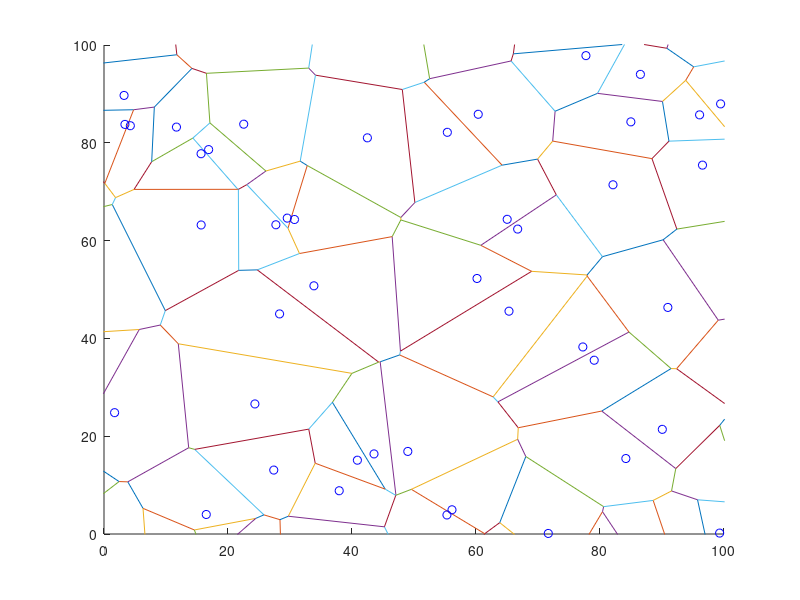

Recreate this plot in MATLAB.
%drawVoronoi : dessine une tesselation de Voronoi typique
%
%
%   ---------
%
%   author : David Legland 
%   INRA - TPV URPOI - BIA IMASTE
%   created the 15/08/2005.


%% Initialisations

% size of window
window = [0 100 0 100];

% guard area
bounds = window + [-20 20 -20 20];

% points density
lambda = .005;


%% compute diagram

% number of points
Np = round((bounds(2)-bounds(1))*(bounds(4)-bounds(3)) * lambda);

% points coordinate
x = rand(Np, 1)*(bounds(2)-bounds(1)) + bounds(1);
y = rand(Np, 1)*(bounds(4)-bounds(3)) + bounds(3);
points = [x y];


% compute Voronoi diagram
[vx vy] = voronoi(x, y);

% transform into edge format
edges = [vx(1,:)' vy(1,:)' vx(2,:)' vy(2,:)'];

%% Draw Result

% create figure
figure(1); clf;
axis(window);hold on;

% draw diagram
drawEdge(edges);
drawPoint(points, 'bo');

